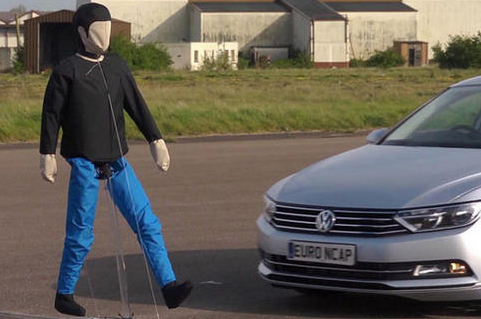
#> input picture 2.jpg, 481 x 319 px
$ python hog_feature.py
#> lines starting #> are read from the running program, lines starting #| are printed output that depends on the picture
import matplotlib.pyplot as plt

from skimage.feature import hog
from skimage import data, exposure,color
import cv2

image = cv2.imread('2.jpg',0)
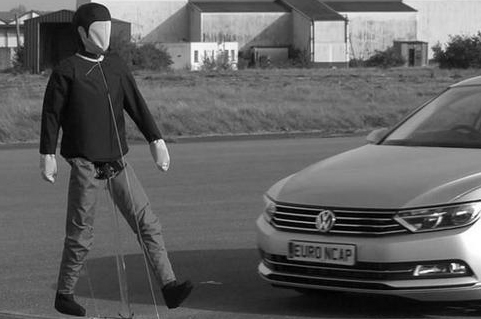
#> image: shape (319, 481); min 0, max 255, mean 95.9
fd, hog_image = hog(image, orientations=8, pixels_per_cell=(16, 16),cells_per_block=(1, 1), visualize=True)
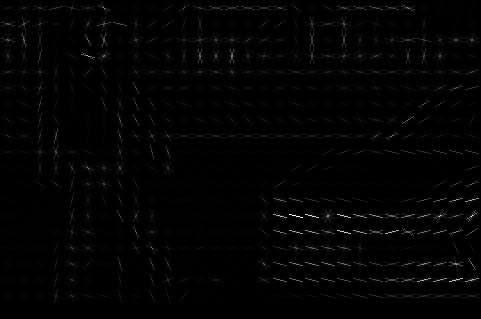
#> hog_image: shape (319, 481) float64; min 0, max 66.6, mean 0.8; drawn with min black and max white
#> fd = 4560 values, max 0.958 at index 3268, min 0 at index 1971, mean 0.316

fig, (ax1, ax2) = plt.subplots(1, 2, figsize=(8, 4), sharex=True, sharey=True)

ax1.axis('off')
ax1.imshow(image, cmap=plt.cm.gray)
ax1.set_title('Input image')

# Rescale histogram for better display
hog_image_rescaled = exposure.rescale_intensity(hog_image, in_range=(0, 10))
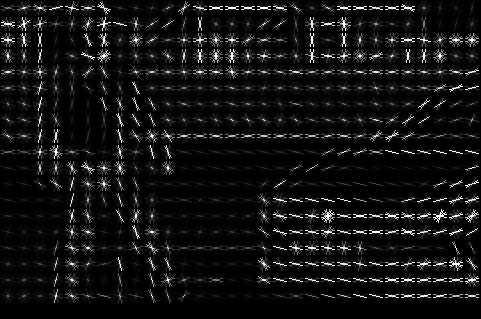
#> hog_image_rescaled: shape (319, 481) float64; min 0, max 1, mean 0.0689

ax2.axis('off')
ax2.imshow(hog_image_rescaled, cmap=plt.cm.gray)
ax2.set_title('Histogram of Oriented Gradients')
plt.show()
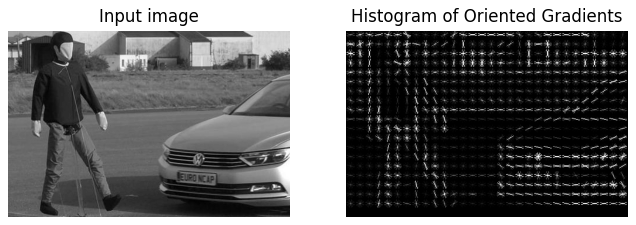
#> figure drawn by matplotlib, 2 panels

cv2.imshow("Raw Detections before NMS", hog_image)
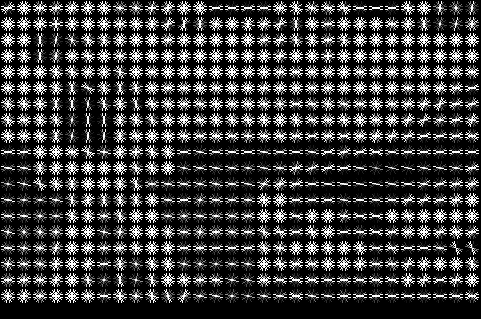
#> window 'Raw Detections before NMS': shape (319, 481); min 0, max 255, mean 58.7
cv2.waitKey(0)

$ run again, with 1.jpg copied over 2.jpg
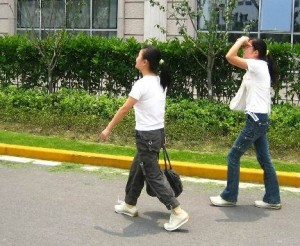
#> input picture 1.jpg, 300 x 246 px
#> `fd, hog_image = hog(image, orientations=8, pixels_per_cell=(16, 16),ce..`:
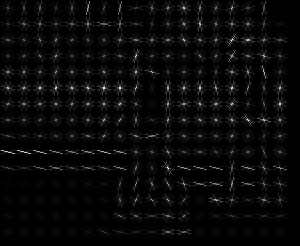
#> hog_image: shape (246, 300) float64; min 0, max 41.91, mean 1.5; drawn with min black and max white
#> fd = 2160 values, max 0.746 at index 1316, min 0.00847 at index 1319, mean 0.342
#> `cv2.imshow("Raw Detections before NMS", hog_image)`:
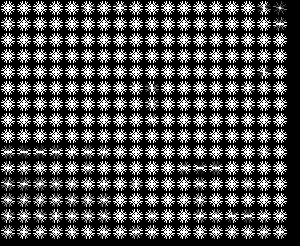
#> window 'Raw Detections before NMS': shape (246, 300); min 0, max 255, mean 74.1
